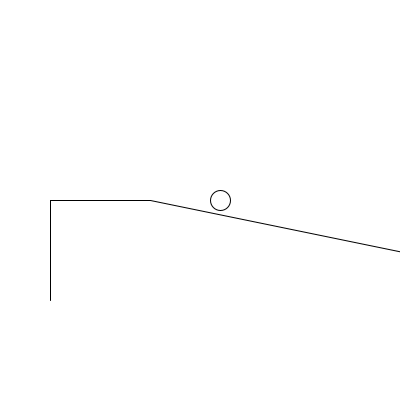
Frame 1 (no input)
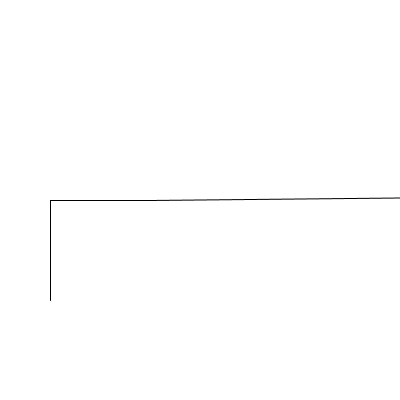
Frame 60 (the mouse pressed at the canvas centre just before this capture)
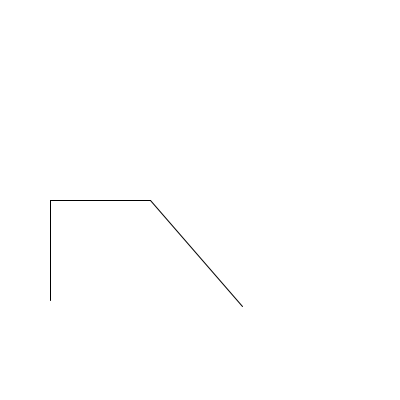
Frame 120 (the mouse held since frame 60 and released just before this capture)

The Processing sketch that drew these frames (run headless with seeded random() and noise(); from frame 60 on, the mouse is pressed at the canvas centre):

// Processing sketch: processing_133125
// ── processing_133125.pde

int x=0;
int speed=5;
void setup() {
  size(400,400);
  background(255);
  strokeWeight(5);
}

void draw() {
  background(255);
  float r=random(400);
  float g=random(400);
  float b=random(400);
  strokeWeight(1);
  line(50,200,150,200);
  line(50,200,50,300);
  ellipse(220+x,200,20,20);
  line(150,200,r+150,g+150);
  x+=speed;
}
